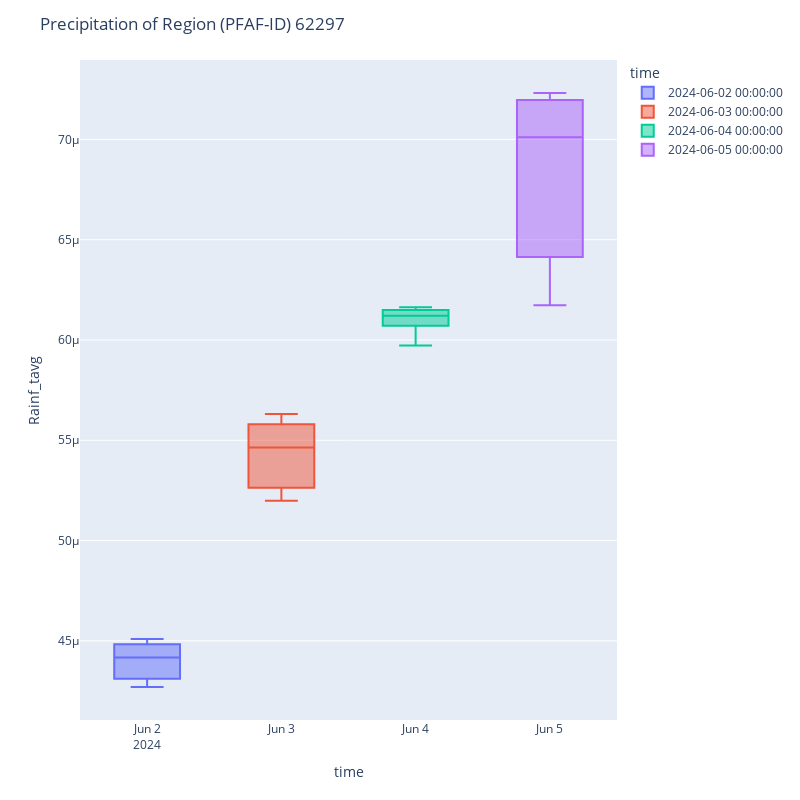

Notebook cell for this chart:
### Markdown cell above
## Building time series with spread using boxplot

### Code cell
fig = px.box(aoi_ds_summary, y = 'Rainf_tavg', x = 'time', color='time')
fig.update_layout(title='Precipitation of Region (PFAF-ID) 62297', height = 800, width = 800)
fig.show()

### Figure 1 — Plotly figure (JSON) as saved in the notebook; plotly's stock layout.template omitted (floating-point values rounded to 4 significant figures)
{"data": [{"alignmentgroup": "True", "hovertemplate": "time=%{x}<br>Rainf_tavg=%{y}<extra></extra>", "legendgroup": "2024-06-02 00:00:00", "marker": {"color": "#636efa"}, "name": "2024-06-02 00:00:00", "notched": false, "offsetgroup": "2024-06-02 00:00:00", "orientation": "v", "showlegend": true, "type": "box", "x": ["2024-06-02T00:00:00", "2024-06-02T00:00:00", "2024-06-02T00:00:00", "2024-06-02T00:00:00", "2024-06-02T00:00:00", "2024-06-02T00:00:00", "2024-06-02T00:00:00"], "x0": " ", "xaxis": "x", "y": [4.416e-05, 4.409e-05, 4.51e-05, 4.503e-05, 4.27e-05, 4.424e-05, 4.278e-05], "y0": " ", "yaxis": "y"}, {"alignmentgroup": "True", "hovertemplate": "time=%{x}<br>Rainf_tavg=%{y}<extra></extra>", "legendgroup": "2024-06-03 00:00:00", "marker": {"color": "#EF553B"}, "name": "2024-06-03 00:00:00", "notched": false, "offsetgroup": "2024-06-03 00:00:00", "orientation": "v", "showlegend": true, "type": "box", "x": ["2024-06-03T00:00:00", "2024-06-03T00:00:00", "2024-06-03T00:00:00", "2024-06-03T00:00:00", "2024-06-03T00:00:00", "2024-06-03T00:00:00", "2024-06-03T00:00:00"], "x0": " ", "xaxis": "x", "y": [5.485e-05, 5.453e-05, 5.611e-05, 5.631e-05, 5.198e-05, 5.464e-05, 5.201e-05], "y0": " ", "yaxis": "y"}, {"alignmentgroup": "True", "hovertemplate": "time=%{x}<br>Rainf_tavg=%{y}<extra></extra>", "legendgroup": "2024-06-04 00:00:00", "marker": {"color": "#00cc96"}, "name": "2024-06-04 00:00:00", "notched": false, "offsetgroup": "2024-06-04 00:00:00", "orientation": "v", "showlegend": true, "type": "box", "x": ["2024-06-04T00:00:00", "2024-06-04T00:00:00", "2024-06-04T00:00:00", "2024-06-04T00:00:00", "2024-06-04T00:00:00", "2024-06-04T00:00:00", "2024-06-04T00:00:00"], "x0": " ", "xaxis": "x", "y": [6.163e-05, 6.156e-05, 5.972e-05, 6.062e-05, 6.13e-05, 6.095e-05, 6.121e-05], "y0": " ", "yaxis": "y"}, {"alignmentgroup": "True", "hovertemplate": "time=%{x}<br>Rainf_tavg=%{y}<extra></extra>", "legendgroup": "2024-06-05 00:00:00", "marker": {"color": "#ab63fa"}, "name": "2024-06-05 00:00:00", "notched": false, "offsetgroup": "2024-06-05 00:00:00", "orientation": "v", "showlegend": true, "type": "box", "x": ["2024-06-05T00:00:00", "2024-06-05T00:00:00", "2024-06-05T00:00:00", "2024-06-05T00:00:00", "2024-06-05T00:00:00", "2024-06-05T00:00:00", "2024-06-05T00:00:00"], "x0": " ", "xaxis": "x", "y": [6.995e-05, 7.128e-05, 6.174e-05, 6.22e-05, 7.231e-05, 7.011e-05, 7.22e-05], "y0": " ", "yaxis": "y"}], "layout": {"boxmode": "overlay", "height": 800, "legend": {"title": {"text": "time"}, "tracegroupgap": 0}, "margin": {"t": 60}, "title": {"text": "Precipitation of Region (PFAF-ID) 62297"}, "width": 800, "xaxis": {"anchor": "y", "categoryarray": ["2024-06-02T00:00:00", "2024-06-03T00:00:00", "2024-06-04T00:00:00", "2024-06-05T00:00:00"], "categoryorder": "array", "domain": [0, 1], "title": {"text": "time"}}, "yaxis": {"anchor": "x", "domain": [0, 1], "title": {"text": "Rainf_tavg"}}}}
